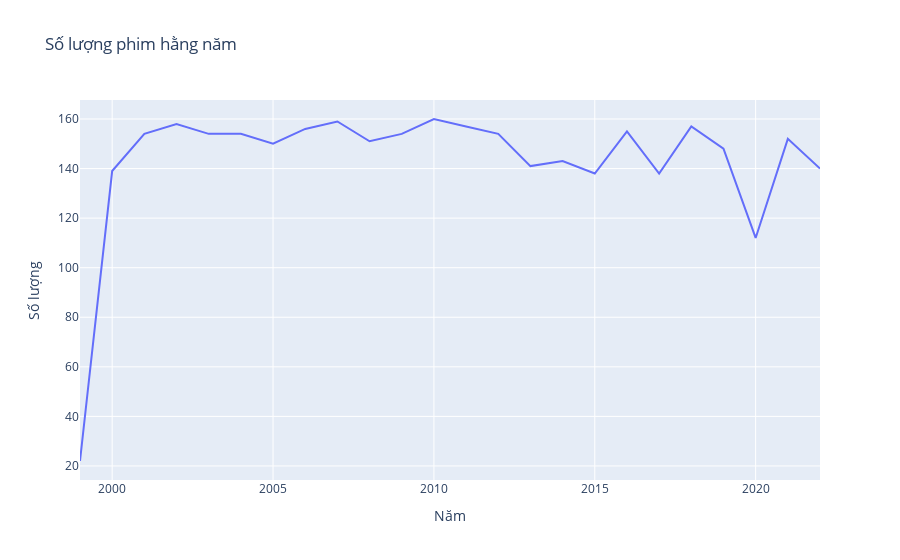

Source (notebook cell):
### Markdown cell above
### Ngày ra mắt

### Code cell
movies_df['release_date'] = pd.to_datetime(movies_df['release_date'], format='%Y/%m/%d')
film_counts = movies_df['release_date'].dt.year.value_counts().sort_index()

# Create a plot
fig = px.line(x=film_counts.index, y=film_counts.values, 
              labels={'x': 'Năm', 'y': 'Số lượng'},
              title='Số lượng phim hằng năm')

fig.show()

### Figure 1 — Plotly figure (JSON) as saved in the notebook; plotly's stock layout.template omitted (floating-point values rounded to 4 significant figures)
{"data": [{"hovertemplate": "Năm=%{x}<br>Số lượng=%{y}<extra></extra>", "legendgroup": "", "line": {"color": "#636efa", "dash": "solid"}, "marker": {"symbol": "circle"}, "mode": "lines", "name": "", "orientation": "v", "showlegend": false, "type": "scatter", "x": [1999, 2000, 2001, 2002, 2003, 2004, 2005, 2006, 2007, 2008, 2009, 2010, 2011, 2012, 2013, 2014, 2015, 2016, 2017, 2018, 2019, 2020, 2021, 2022], "xaxis": "x", "y": [22, 139, 154, 158, 154, 154, 150, 156, 159, 151, 154, 160, 157, 154, 141, 143, 138, 155, 138, 157, 148, 112, 152, 140], "yaxis": "y"}], "layout": {"autosize": true, "legend": {"tracegroupgap": 0}, "title": {"text": "Số lượng phim hằng năm"}, "xaxis": {"anchor": "y", "autorange": true, "domain": [0, 1], "range": [1999, 2022], "title": {"text": "Năm"}, "type": "linear"}, "yaxis": {"anchor": "x", "autorange": true, "domain": [0, 1], "range": [14.33, 167.7], "title": {"text": "Số lượng"}, "type": "linear"}}}
